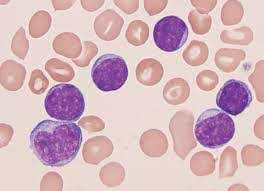
#> input picture sc_2020_challenge_1/dataset/train/img-1.jpg, 264 x 191 px; its folder holds only this picture in this run
$ python -i process_reshape_bug.py   (imports and definitions only)   (older library calls are emulated)
#> lines starting #> are read from the running program, lines starting #| are printed output that depends on the picture; after the words box and inside, x2 and y2 are one past the last pixel; in counts of white or black regions, pixels touching at a corner belong together
# import libraries here
import numpy as np
import cv2
import matplotlib
import matplotlib.pyplot as plt


def count_blood_cells(image_path):
    """
    Procedura prima putanju do fotografije i vraca broj crvenih krvnih zrnaca, belih krvnih zrnaca i
    informaciju da li pacijent ima leukemiju ili ne, na osnovu odnosa broja krvnih zrnaca

    Ova procedura se poziva automatski iz main procedure i taj deo kod nije potrebno menjati niti implementirati.

    :param image_path: <String> Putanja do ulazne fotografije.
    :return: <int>  Broj prebrojanih crvenih krvnih zrnaca,
             <int> broj prebrojanih belih krvnih zrnaca,
             <bool> da li pacijent ima leukemniju (True ili False)
    """
#> called with image_path = '../dataset/train/img-1.jpg'
    red_blood_cell_count = 0
    white_blood_cell_count = 0
    has_leukemia = None

    # todo kmeans

    img = cv2.imread(image_path)
#> img is the input picture: shape (191, 264, 3); mean B, G, R 189, 183.6, 214
    img = cv2.cvtColor(img, cv2.COLOR_BGR2RGB)
    plt.imshow(img)
    plt.show()

    # blur and gray
    img = cv2.cvtColor(img, cv2.COLOR_RGB2GRAY)
#> img: shape (191, 264)
    img = cv2.medianBlur(img, 3)
    plt.imshow(img, 'gray')
    plt.show()


    # k means
    Z = img.reshape((-1, 3))
    # convert to np.float32
    Z = np.float32(Z)
    # define criteria, number of clusters(K) and apply kmeans()
    criteria = (cv2.TERM_CRITERIA_EPS + cv2.TERM_CRITERIA_MAX_ITER, 1000, 1.0)
    K = 4
    ret, label, center = cv2.kmeans(Z, K, None, criteria, 100, cv2.KMEANS_RANDOM_CENTERS)
#> ret = 5436876.6; label = 16808 values, max 3 at index 1464, min 0 at index 3, mean 0.936; center = [[221.5, 222.5, 221.5], [167.4, 166.2, 168.5], [187.8, 186.9, 187.4], [106.1, 104.8, 105.7]]
    # Now convert back into uint8, and make original image
    center = np.uint8(center)
#> center = [[221, 222, 221], [167, 166, 168], [187, 186, 187], [106, 104, 105]]
    res = center[label.flatten()]
    res2 = res.reshape((img.shape))
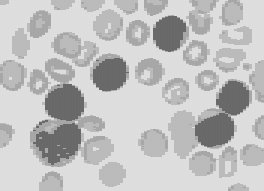
#> res2: shape (191, 264); min 104, max 222, mean 192.9
    plt.imshow(res2, 'gray')
    # plt.show()

    # global threshold
    hist_full = cv2.calcHist([res2], [0], None, [255], [0, 255])
#> hist_full = 255 values, max 17756 at index 221, min 0 at index 0, mean 197.7

    max_hist = max(hist_full)
#> max_hist = [17756]
    index = 0
    for array in hist_full:
        if max(array) == max_hist:
            break
        index = index + 1
#> after the loop, index = 221


    ret, global_thres = cv2.threshold(res2, 160, 255, cv2.THRESH_BINARY)
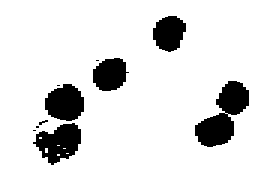
#> global_thres: shape (191, 264); 88.2% white; 10 black regions (4 under 20 px), largest, box (x1, y1, x2, y2) and area: (195, 81, 249, 147) 1812, (33, 123, 81, 165) 1227, (45, 84, 84, 121) 1101, (93, 58, 129, 91) 891, (153, 16, 186, 52) 885, (39, 120, 48, 125) 21
    plt.imshow(global_thres, 'gray')
    #plt.show()


    # dilate global_thres
    kernel = cv2.getStructuringElement(cv2.MORPH_ELLIPSE, (3, 3))
    img_delated = cv2.dilate(global_thres, kernel, iterations=1)
#> img_delated: shape (191, 264); 89.9% white; 7 black regions (1 under 20 px), largest, box (x1, y1, x2, y2) and area: (36, 124, 80, 164) 1007, (46, 85, 83, 120) 972, (196, 114, 233, 146) 869, (94, 59, 126, 90) 775, (154, 17, 185, 51) 769, (217, 82, 248, 114) 709
    img_eroded = cv2.erode(img_delated, kernel,iterations=1)
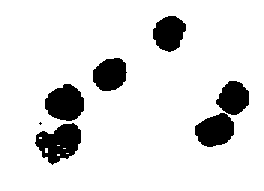
#> img_eroded: shape (191, 264); 88.5% white; 7 black regions (1 under 20 px), largest, box (x1, y1, x2, y2) and area: (35, 123, 81, 165) 1203, (45, 84, 84, 121) 1085, (195, 113, 234, 147) 976, (93, 58, 127, 91) 875, (153, 16, 186, 52) 870, (216, 81, 249, 115) 806
    # plt.imshow(img_delated, 'gray')
    # plt.show()

    # todo white cells
    img_eroded = cv2.bitwise_not(img_eroded)
#> img_eroded: shape (191, 264); 11.5% white; 7 white regions (1 under 20 px)
    img, contours_white, hierarchy = cv2.findContours(img_eroded, cv2.RETR_LIST, cv2.CHAIN_APPROX_SIMPLE)
#> contours_white = 13 contours, 6 with area under 20; largest, box (x1, y1, x2, y2) and area: (35, 123, 81, 165) 1170, (45, 84, 84, 121) 1028, (195, 113, 234, 147) 922, (93, 58, 127, 91) 824, (153, 16, 186, 52) 818, (216, 81, 249, 115) 756, (44, 147, 49, 154) 22


    circle_countours_white = []
    for contour in contours_white:
        center, size, angle = cv2.minAreaRect(contour)
        width, height = size
        if width > 30 and width < 300 and height > 30 and height < 300:
            circle_countours_white.append(contour)
#> this loop made 13 passes
#> (center, angle, width, height) on passes 1, 2, 3, 4, 5, 6, 7, 9, 10, 11, 12, 13: ((58, 154.5), -90, 3, 4), ((67, 153), -45, 2.83, 2.83), ((64, 148), -45, 2.83, 2.83), ((46, 150), -90, 6, 4), ((58, 145), -45, 2.83, 2.83), ((40, 137.5), -90, 3, 4), ((59.84, 142.4), -21.8, 46.61, 34.35), ((215, 130.7), -21.04, 39.77, 29.44), ((64.69, 103.9), -29.05, 38.37, 35.55), ((233.3, 97.75), -45, 31.82, 29.7), ((109.5, 74), -90, 32, 33), ((168, 32.29), -69.44, 35.46, 30.31)
#> (contour, center, angle, width, height) on pass 8: ([[40, 122], [39, 123], [40, 124], [41, 123]], (40, 123), -45, 1.41, 1.41)
#> after the loop, circle_countours_white = 4 contours; box (x1, y1, x2, y2) and area: (35, 123, 81, 165) 1170, (45, 84, 84, 121) 1028, (93, 58, 127, 91) 824, (153, 16, 186, 52) 818

    white_blood_cell_count = len(circle_countours_white)
#> white_blood_cell_count = 4

    img = cv2.imread(image_path)
    cv2.drawContours(img, circle_countours_white, -1, (255, 0, 0), 1)
#> img: shape (191, 264, 3)
    plt.imshow(img)
    # [6 lines of commented-out code are left out]

    mask = cv2.inRange(res2, index - 100, index-2)
#> mask: shape (191, 264); 35.4% white; 74 white regions (36 under 20 px), largest, box (x1, y1, x2, y2) and area: (30, 115, 114, 167) 1836, (168, 108, 240, 159) 1254, (51, 32, 123, 80) 1188
    plt.imshow(mask, 'gray')
    #plt.show()

    # bitwise not mask
    mask = cv2.bitwise_not(mask)
    plt.imshow(mask, 'gray')
    #plt.show()

    # dilate
    kernel = cv2.getStructuringElement(cv2.MORPH_ELLIPSE, (5, 5))
    img_delated = cv2.dilate(mask, kernel, iterations=1)
#> img_delated: shape (191, 264); 80.1% white; 50 black regions (12 under 20 px), largest, box (x1, y1, x2, y2) and area: (170, 112, 196, 157) 746, (53, 34, 97, 65) 623, (140, 131, 166, 155) 482
    plt.imshow(img_delated, 'gray')
    #plt.show()

    mask = cv2.copyMakeBorder(mask, 10, 10, 10, 10, cv2.BORDER_CONSTANT, value=(255, 255, 255))
#> mask: shape (211, 284); 70.2% white; 74 black regions (36 under 20 px)
    plt.imshow(mask, 'gray')
    #plt.show()

    # mask = cv2.bitwise_not(mask)

    img, contours_red, hierarchy = cv2.findContours(mask, cv2.RETR_TREE, cv2.CHAIN_APPROX_SIMPLE)
#> contours_red = 117 contours, 61 with area under 20; largest, box (x1, y1, x2, y2) and area: (0, 0, 284, 211) 59430, (177, 117, 236, 170) 1342, (39, 124, 116, 178) 1266, (198, 155, 248, 189) 1142, (36, 67, 86, 106) 1142


    circle_countours_red = []
    for i in range(1, len(contours_red)):  # range 1 because root contour is excluded
        # if hierarchy[0,i,3] == -1:
        center, size, angle = cv2.minAreaRect(contours_red[i])
        width, height = size
        if width > 15 and width < 300 and height > 15 and height < 300:
            circle_countours_red.append(contours_red[i])
#> this loop made 116 passes
#> (center, angle, width, height) on passes 1 to 12: ((248, 196.5), -90, 9, 22), ((60.5, 190.5), -90, 21, 25), ((122, 184), -90, 26, 28), ((68, 164.5), -90, 3, 4), ((77, 163), -45, 2.83, 2.83), ((74, 158), -45, 2.83, 2.83), ((56, 160), -90, 6, 4), ((222.5, 171.5), -90, 33, 49), ((237.5, 177), -90, 12, 5), ((215, 156), -45, 2.83, 2.83), ((212, 155), -45, 2.83, 2.83), ((68, 155), -45, 2.83, 2.83)
#> (angle, width, height) on passes 64, 68, 70, 72, 74, 77: (-90, 22, 25), (-90, 44, 16), (-90, 32, 28), (-90, 29, 31), (-33.69, 50.48, 32.73), (-34.99, 40.47, 16.55)
#> after the loop, circle_countours_red = 28 contours; largest, box (x1, y1, x2, y2) and area: (177, 117, 236, 170) 1342, (39, 124, 116, 178) 1266, (198, 155, 248, 189) 1142, (36, 67, 86, 106) 1142, (60, 41, 110, 78) 1106

    red_blood_cell_count = len(circle_countours_red) - white_blood_cell_count
#> red_blood_cell_count = 24

    img = cv2.imread(image_path)
    mask = cv2.cvtColor(mask, cv2.COLOR_GRAY2RGB)
#> mask: shape (211, 284, 3); 70.2% white; 74 black regions (36 under 20 px), largest, box (x1, y1, x2, y2) and area: (40, 125, 124, 177) 1836, (178, 118, 250, 169) 1254, (61, 42, 133, 90) 1188
    cv2.drawContours(mask, circle_countours_red, -1, (255, 0, 0), 1)
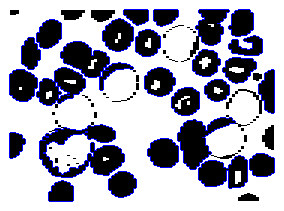
#> mask: shape (211, 284, 3); mean B, G, R 179.1, 164.7, 164.7
    plt.imshow(mask)
    #plt.show()


    has_leukemia = False
    if white_blood_cell_count > 3:
        has_leukemia = True


    # todo threshold red cells
    img = cv2.imread(image_path)
    img = cv2.cvtColor(img, cv2.COLOR_BGR2RGB)
    plt.imshow(img)

    # blur and gray
    img = cv2.cvtColor(img, cv2.COLOR_RGB2GRAY)
    img = cv2.medianBlur(img, 5)
#> img: shape (191, 264)
    plt.imshow(img, 'gray')
    plt.show()
#> figure, not shown here; B, G, R data is drawn as R, G, B

    canny = cv2.Canny(img, 50,50)
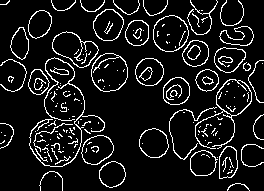
#> canny: shape (191, 264); 10% white in thin lines or dots
    plt.imshow(canny, 'gray')
    # plt.show()

    img = cv2.adaptiveThreshold(img, 255, cv2.ADAPTIVE_THRESH_GAUSSIAN_C, cv2.THRESH_BINARY, 31, 2)
#> img: shape (191, 264); 62.5% white; 52 black regions (10 under 20 px), largest, box (x1, y1, x2, y2) and area: (30, 120, 82, 167) 1377, (91, 54, 128, 92) 972, (195, 108, 235, 148) 958
    plt.imshow(img, 'gray')
    plt.show()

    img = cv2.copyMakeBorder(img, 10, 10, 10, 10, cv2.BORDER_CONSTANT, value=(255, 255, 255))
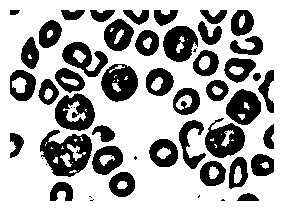
#> img: shape (211, 284); 68.5% white; 52 black regions (10 under 20 px), largest, box (x1, y1, x2, y2) and area: (40, 130, 92, 177) 1377, (101, 64, 138, 102) 972, (205, 118, 245, 158) 958
    plt.imshow(img, 'gray')
    plt.show()

    img = cv2.bitwise_not(img)
#> img: shape (211, 284); 31.5% white; 52 white regions (10 under 20 px)

    img, contours_red, hierarchy = cv2.findContours(img, cv2.RETR_TREE, cv2.CHAIN_APPROX_SIMPLE)
#> contours_red = 109 contours, 35 with area under 20; largest, box (x1, y1, x2, y2) and area: (40, 130, 92, 177) 1559, (55, 93, 95, 131) 1106, (101, 64, 138, 102) 1025, (205, 118, 245, 158) 997, (163, 26, 198, 62) 885

    circle_countours_red = []
    parent = contours_red[0]
#> parent = [[222, 199], [221, 200], [224, 200], [223, 199]]
    for i in range(1, len(contours_red)):  # range 1 because root contour is excluded
        center, size, angle = cv2.minAreaRect(contours_red[i])
        width, height = size
        if hierarchy[0,i,3] == -1 and width > 5 and height > 5:
            circle_countours_red.append(contours_red[i])
#> this loop made 108 passes
#> (center, angle, width, height) on passes 1 to 12: ((91.6, 199.8), -18.43, 3.16, 0.632), ((90.1, 196.3), -63.43, 0.447, 2.24), ((198.5, 196), -45, 2.12, 0.707), ((247.5, 196.5), -90, 7, 21), ((61, 191), -90, 18, 22), ((121.5, 184), -90, 24, 25), ((121.8, 184.8), -45, 11.31, 9.19), ((46, 164), -90, 0, 0), ((212.5, 173), -90, 24, 25), ((212.3, 172.2), -45, 12.73, 12.02), ((42, 158), -90, 0, 0), ((238, 172.5), -90, 31, 18)
#> (center, size, angle) on pass 42: ((211.5, 139), (4, 5), -90)

        # if width > 10 and width < 300 and height > 10 and height < 300:
        #     circle_countours_red.append(contours_red[i])

    # red_blood_cell_count = len(circle_countours_red) - white_blood_cell_count

    img = cv2.imread(image_path)
    img = cv2.copyMakeBorder(img, 10, 10, 10, 10, cv2.BORDER_CONSTANT, value=(255, 255, 255))
#> img: shape (211, 284, 3)
    cv2.drawContours(img, circle_countours_red, -1, (255, 0, 0), 1)
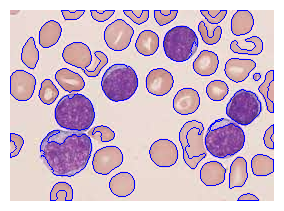
#> img: shape (211, 284, 3); mean B, G, R 204.6, 186.2, 209.9
    plt.imshow(img)
    plt.show()


    return red_blood_cell_count, white_blood_cell_count, has_leukemia


    # todo ideje
    # kada napravis masku uradi dilaciju/eroziju da smanjis crno i razdvojis neke krugove potencijalno

    # uradi HoughCircles na masku

    # skontaj kako da izbrises konturu u konturi

>>> result = count_blood_cells('../dataset/train/img-1.jpg')

$ run again, on sc_2020_challenge_1/dataset/train/img-4.jpg
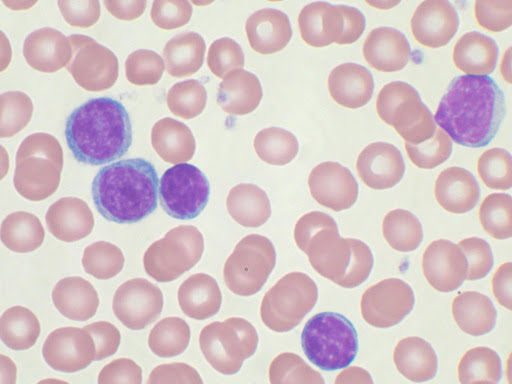
#> input picture sc_2020_challenge_1/dataset/train/img-4.jpg, 512 x 384 px
#> in count_blood_cells, img is the input picture: shape (384, 512, 3); mean B, G, R 200.8, 197.1, 214.2
#> in count_blood_cells, `ret, label, center = cv2.kmeans(Z, K, None, criteria, 100, cv2.KMEANS_..`: ret = 10722356.8; center = [[201.4, 201.1, 201.5], [230.2, 230.7, 230.2], [179.3, 178.8, 179.3], [129.9, 129.6, 129.9]]
#> in count_blood_cells, `center = np.uint8(center)`: center = [[201, 201, 201], [230, 230, 230], [179, 178, 179], [129, 129, 129]]
#> hist_full = 255 values, max 88449 at index 230, min 0 at index 0, mean 771
#> max_hist = [88449]
#> after the loop in count_blood_cells, `for array in hist_full:`: index = 230
#> in count_blood_cells, `ret, global_thres = cv2.threshold(res2, 160, 255, cv2.THRESH_BINARY)`:
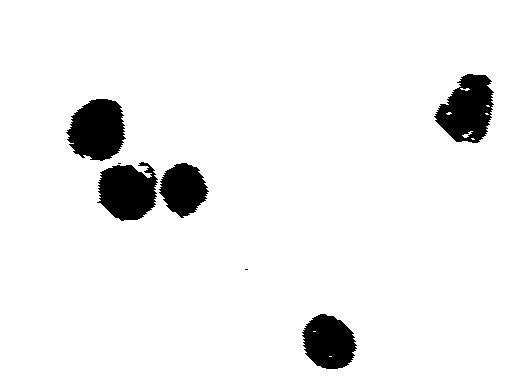
#> global_thres: shape (384, 512); 93.8% white; 7 black regions (2 under 20 px), largest, box (x1, y1, x2, y2) and area: (66, 99, 126, 161) 2751, (434, 74, 494, 143) 2709, (97, 162, 158, 221) 2610, (302, 314, 357, 369) 2220, (159, 163, 209, 218) 1842
#> contours_white = 12 contours, 6 with area under 20; largest, box (x1, y1, x2, y2) and area: (67, 99, 125, 161) 2618, (435, 74, 493, 143) 2616, (99, 162, 157, 221) 2463, (303, 314, 356, 369) 2125, (160, 163, 208, 218) 1742, (461, 130, 474, 139) 46
#> the loop in count_blood_cells, `for contour in contours_white:` made 12 passes
#> (center, angle, width, height) on passes 1 to 8: ((330, 356), -45, 2.83, 2.83), ((314, 331), -45, 2.83, 2.83), ((328.5, 342.5), -45, 48.08, 56.57), ((183.2, 188.7), -28.3, 45.04, 50.32), ((128.2, 191.6), -5.71, 58.11, 56.32), ((472.5, 138.5), -45, 2.83, 4.24), ((467.6, 134.2), -26.57, 12.52, 5.37), ((486.5, 113.5), -45, 2.83, 4.24)
#> after the loop in count_blood_cells, `for contour in contours_white:`: circle_countours_white = 5 contours; box (x1, y1, x2, y2) and area: (67, 99, 125, 161) 2618, (435, 74, 493, 143) 2616, (99, 162, 157, 221) 2463, (303, 314, 356, 369) 2125, (160, 163, 208, 218) 1742
#> white_blood_cell_count = 5
#> in count_blood_cells, `img, contours_red, hierarchy = cv2.findContours(mask, cv2.RETR_TREE, c..`: contours_red = 186 contours, 89 with area under 20; largest, box (x1, y1, x2, y2) and area: (0, 0, 532, 404) 213993, (71, 105, 222, 235) 8387, (384, 40, 523, 180) 7452, (133, 40, 275, 140) 6048, (30, 36, 131, 103) 4164
#> the loop in count_blood_cells, `for i in range(1, len(contours_red)):` made 185 passes
#> (center, angle, width, height) on passes 1 to 3: ((62, 390.5), -90, 7, 32), ((184.5, 382.5), -90, 23, 61), ((129.5, 380.5), -90, 27, 49)
#> after the loop in count_blood_cells, `for i in range(1, len(contours_red)):`: circle_countours_red = 54 contours; largest, box (x1, y1, x2, y2) and area: (71, 105, 222, 235) 8387, (384, 40, 523, 180) 7452, (133, 40, 275, 140) 6048, (30, 36, 131, 103) 4164, (302, 220, 386, 299) 3945
#> red_blood_cell_count = 49
#> canny: shape (384, 512); 6.7% white in thin lines or dots
#> in count_blood_cells, `img, contours_red, hierarchy = cv2.findContours(img, cv2.RETR_TREE, cv..`: contours_red = 230 contours, 89 with area under 20; largest, box (x1, y1, x2, y2) and area: (444, 84, 516, 157) 3676, (304, 221, 383, 298) 3576, (75, 108, 142, 175) 3300, (387, 91, 462, 179) 2932, (33, 37, 128, 101) 2850
#> parent = [[321, 393]]
#> the loop in count_blood_cells, `for i in range(1, len(contours_red)):` made 229 passes
#> (center, angle, width, height) on passes 1 to 3: ((264, 392.5), -90, 1, 2), ((62.5, 391), -90, 4, 29), ((363.5, 385), -90, 16, 37)
#> in count_blood_cells, `cv2.drawContours(img, circle_countours_red, -1, (255, 0, 0), 1)`:
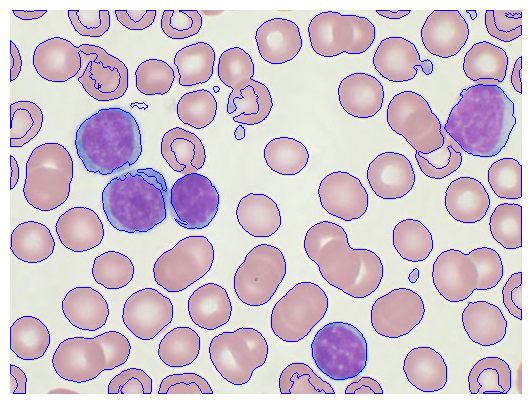
#> img: shape (404, 532, 3); mean B, G, R 208.2, 194.2, 208.9
